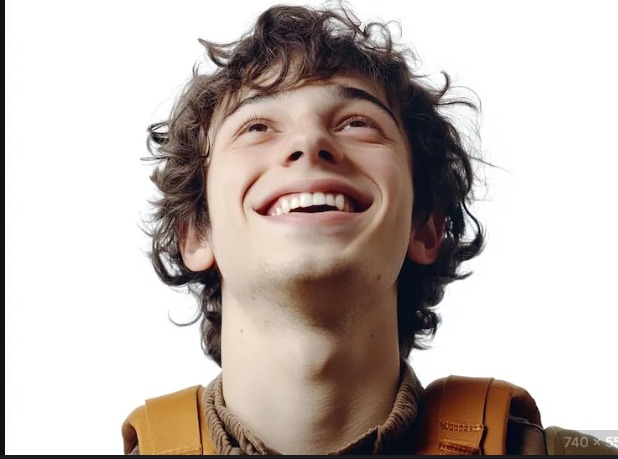
#> input picture FER/Faces/happy.jpg, 618 x 459 px; its folder holds only this picture in this run
$ python -i augment_images.py   (imports and definitions only)
#> lines starting #> are read from the running program, lines starting #| are printed output that depends on the picture
#> further down, picture is the input picture: PIL image 618x459 RGB; mean R, G, B 193.1, 182.3, 177.1
import os
from PIL import Image, ImageEnhance
import numpy as np
import random

# Set your input and output directories here
INPUT_DIR = 'archive/train/disgust'  # Change as needed
OUTPUT_DIR = 'augmented_train'  # Change as needed

# Only one augmentation per image now
TARGET_SIZE = (48, 48)  # Optional: resize after augmentation

# Augmentation functions
def random_rotate(img):
    angle = random.choice([0, 90, 180, 270])
    return img.rotate(angle)
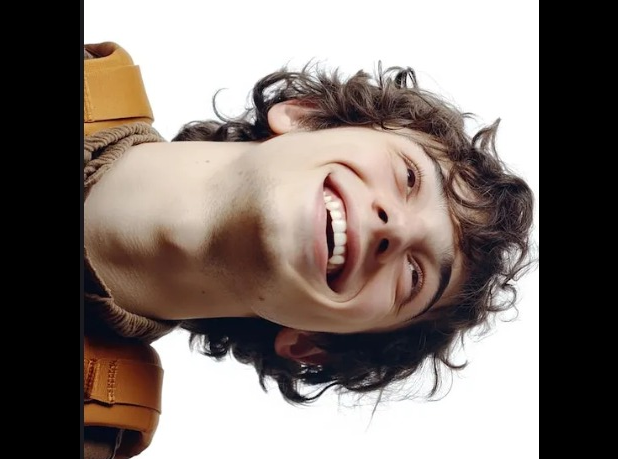
#> returned value: PIL image 618x459 RGB; mean R, G, B 131, 120.4, 115.2

def random_flip(img):
    if random.random() > 0.5:
        img = img.transpose(Image.FLIP_LEFT_RIGHT)
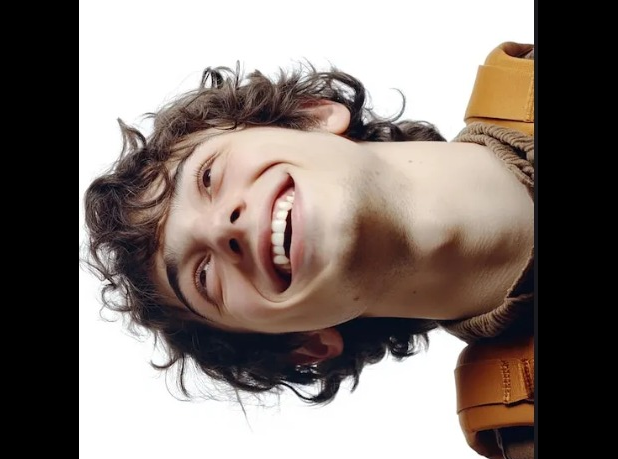
#> img: PIL image 618x459 RGB; mean R, G, B 131, 120.4, 115.2
    if random.random() > 0.5:
        img = img.transpose(Image.FLIP_TOP_BOTTOM)
    return img

def random_brightness(img):
    enhancer = ImageEnhance.Brightness(img)
    factor = random.uniform(0.7, 1.3)
    return enhancer.enhance(factor)
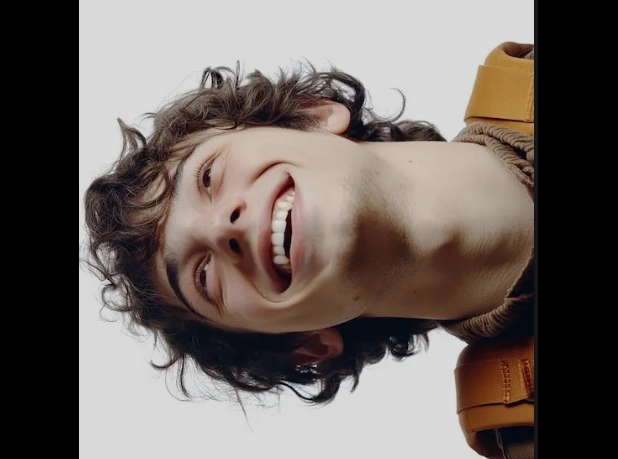
#> returned value: PIL image 618x459 RGB; mean R, G, B 111.8, 102.7, 98.2

def random_zoom(img):
    w, h = img.size
#> w = 618; h = 459
    zoom_factor = random.uniform(0.8, 1.0)
    new_w, new_h = int(w * zoom_factor), int(h * zoom_factor)
#> new_w = 557; new_h = 414
    left = random.randint(0, w - new_w)
#> left = 25
    top = random.randint(0, h - new_h)
#> top = 19
    img = img.crop((left, top, left + new_w, top + new_h))
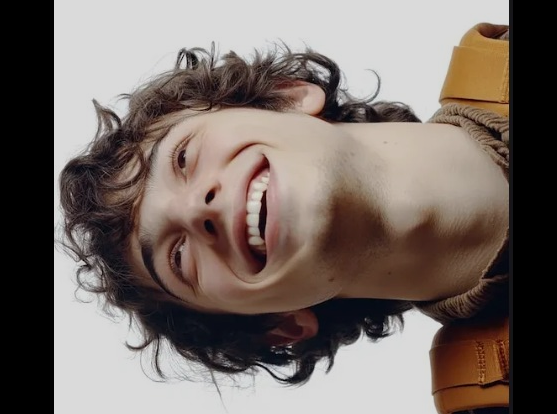
#> img: PIL image 557x414 RGB; mean R, G, B 119.4, 108.3, 102.8
    return img.resize((w, h), Image.Resampling.LANCZOS)

def augment_image(img):
    # Apply a random sequence of augmentations
    img = random_rotate(img)
    img = random_flip(img)
    img = random_brightness(img)
    img = random_zoom(img)
    return img

def augment_and_save(input_dir, output_dir):
    for root, dirs, files in os.walk(input_dir):
        rel_path = os.path.relpath(root, input_dir)
        save_dir = os.path.join(output_dir, rel_path)
        os.makedirs(save_dir, exist_ok=True)
        for file in files:
            if file.lower().endswith(('.jpg', '.jpeg', '.png', '.bmp', '.tiff')):
                input_path = os.path.join(root, file)
                try:
                    img = Image.open(input_path)
                    img = img.convert('L')  # Greyscale
                    img = img.resize(TARGET_SIZE, Image.Resampling.LANCZOS)
                    base_name, ext = os.path.splitext(file)
                    # Save only one augmentation per image
                    aug_img = augment_image(img)
                    aug_img = aug_img.resize(TARGET_SIZE, Image.Resampling.LANCZOS)
                    aug_img.save(os.path.join(save_dir, f'{base_name}_aug{ext}'))
                    print(f"Augmented: {input_path}")
                except Exception as e:
                    print(f"Failed to augment {input_path}: {e}")

# [2 lines not run here, left out]

>>> from PIL import Image
>>> picture = Image.open('../Faces/happy.jpg')
>>> result = augment_image(picture)
